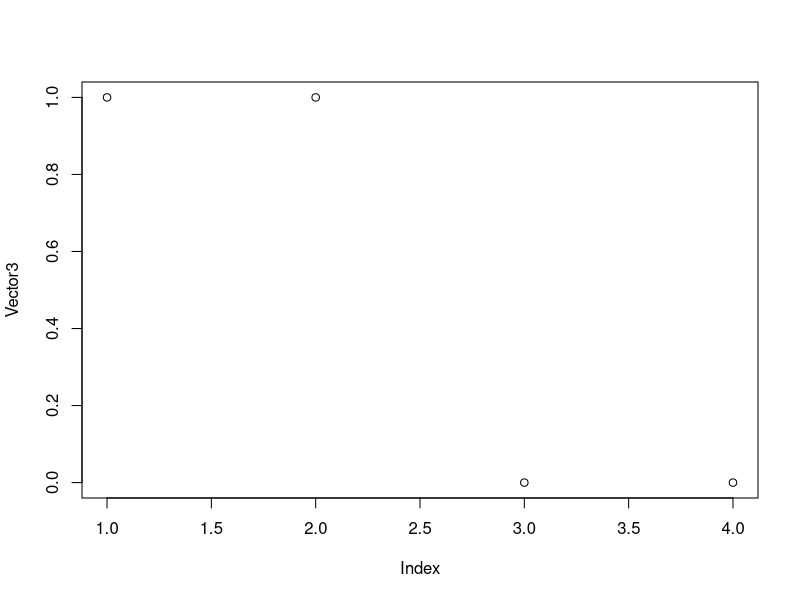
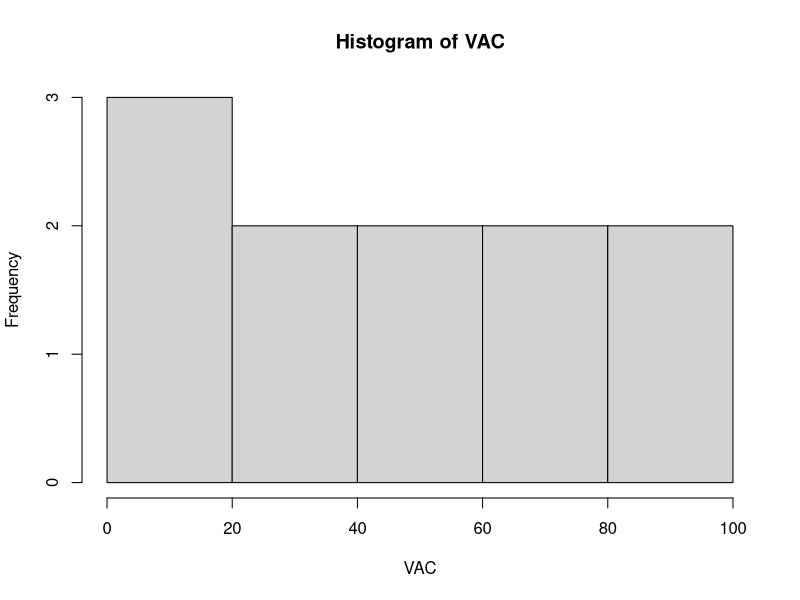

Recreate these plots in R, in order.
#If
Nota = 70

if(Nota >=70) {
  
  print ("Aprobado") 
  
}else{
  ("Reprobado")
}

#for
Final=7

for (i in 1:Final) {
  if (i>=7) {
    print("Estoy aprobado")
  }
}

Var1=2L
Var2=2
Var3="Caracter"

#integer
auto=1000
Casa=2000
auto+Casa

#double
M=700000
N=300000
O=sqrt(M+N)
paste("Valor de O es:",O)

#caracter
print("Ciencias de datos es solo para gatos")

#vectorenteros

V=c(1L,2L,3L,4L,5L)
class(V)
V

#vectormeses
VectorMes = c ("enero","febrero", "marzo", "Abril","Mayo","Junio","Julio","Agosto", "Septiembre","Octubre","Noviembre","Diciembre")
VectorMes
class(VectorMes)

#vectorpersonas
VPersona = c("Emma","Jennifer","Gal","Fran")
VPersona
class(VPersona)

View(data.frame(Vector1))

#vectorpeliculas
Vector1 = c ("Shreck","Shreck 2","Shreck tercero","Shreck:Felices para siempre")
Vector1

#vectorpuntuacion
Vector2 = c(7.9,7.2,6.1,6.3)
Vector2 

Vector3 = c(TRUE, TRUE, FALSE, FALSE)
Vector3

#vector(true/false)
a <- c(2001,2004,2007,2010)
a[c(TRUE, TRUE, FALSE, FALSE)]

#cantidad de valores
length(Vector3)

#valor min y max
min(Vector2);max(Vector2)

#suma de valores
sum(Vector2)

#valor medio y 
mean(Vector3);median(Vector3)

#filtro
sort(Vector1)
sort(VPersona)

#grafico de trazado
plot(Vector3)

#elemento unico
unique(Vector1)

#donde esta el valor x, cual es el valormin/mx,

VectorW = c(2,3,24,5,99,8,1,6,7,0)
VectorW
which(VectorW==24)
which.min(VectorW)
which.max(VectorW)

#Raiz cuadrada
A=sum(Vector2)
sqrt(A)

#vector 1 al 100
VA=c(1:100)
class(VA)
VA

# 1 al 100 de 10 en 10
VAC = seq(0,100, by=10)
VAC
hist(VAC)